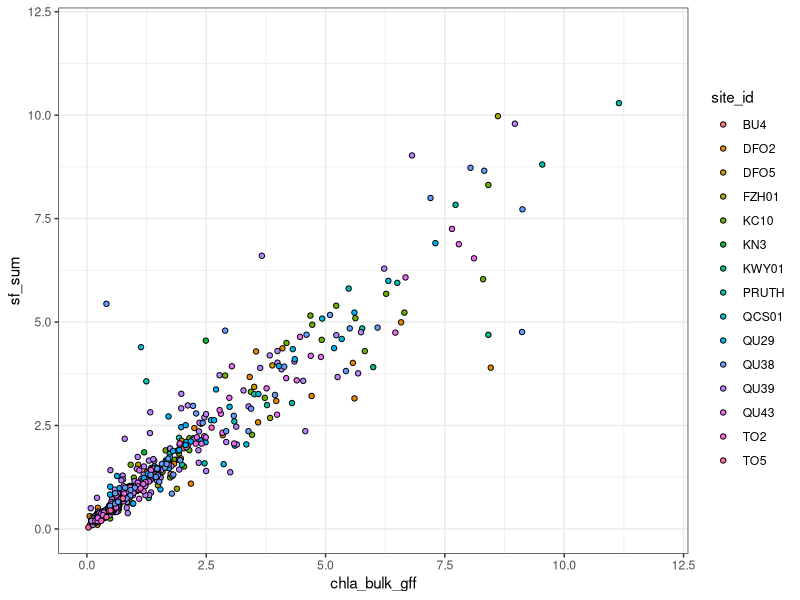
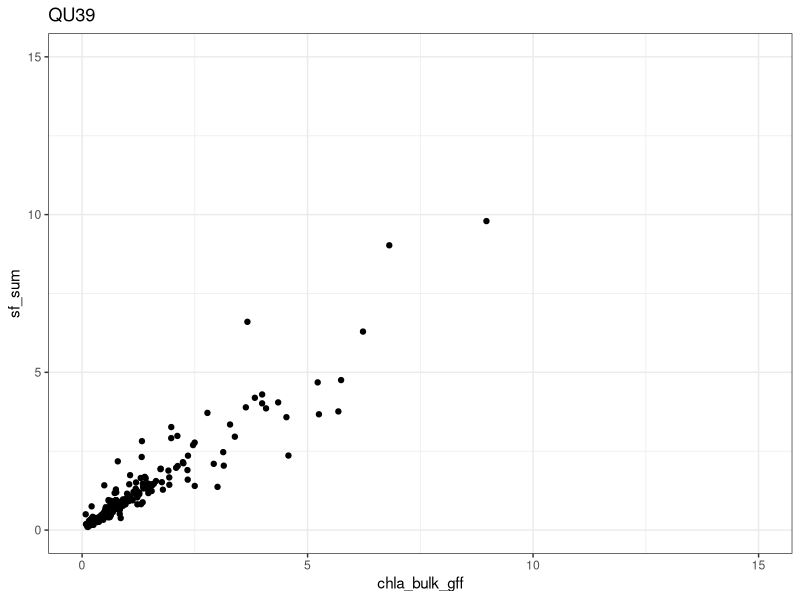
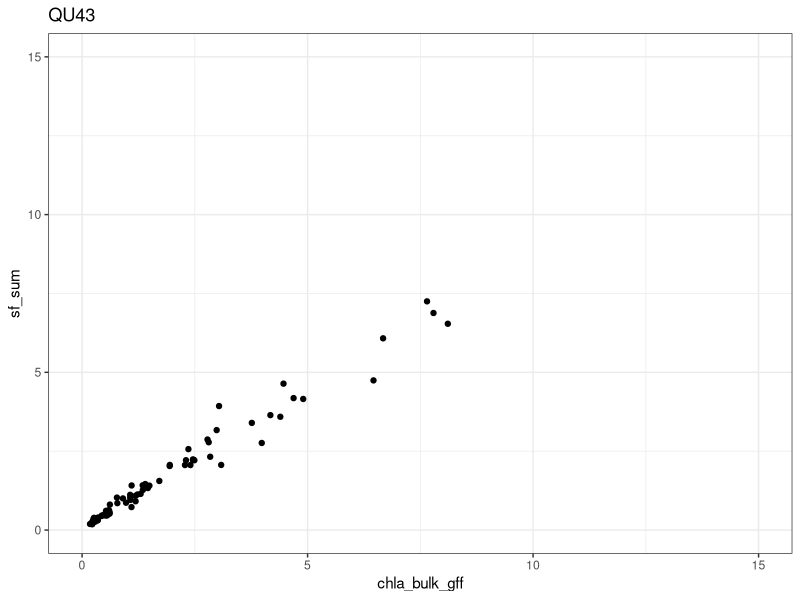
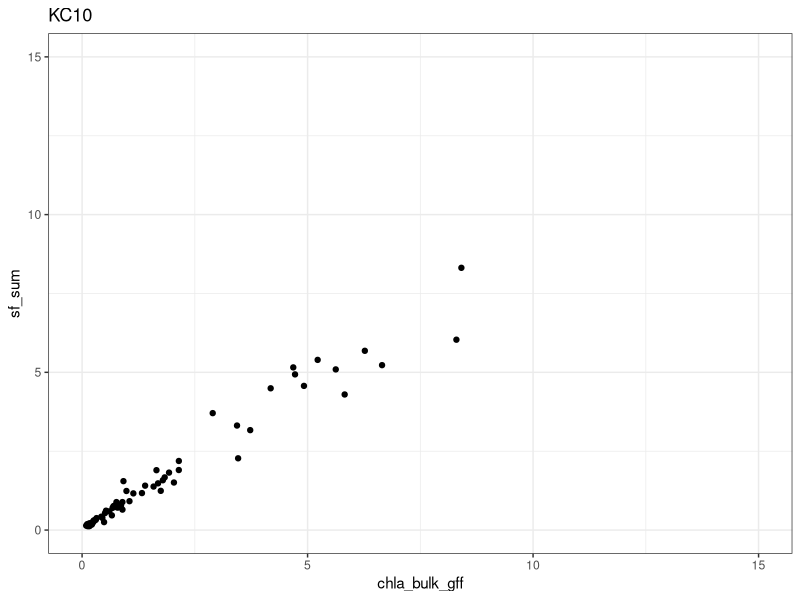
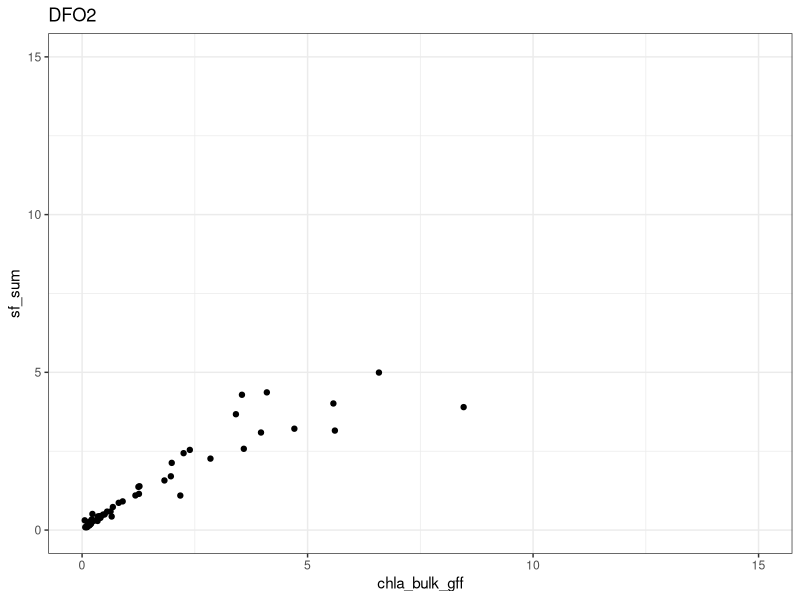
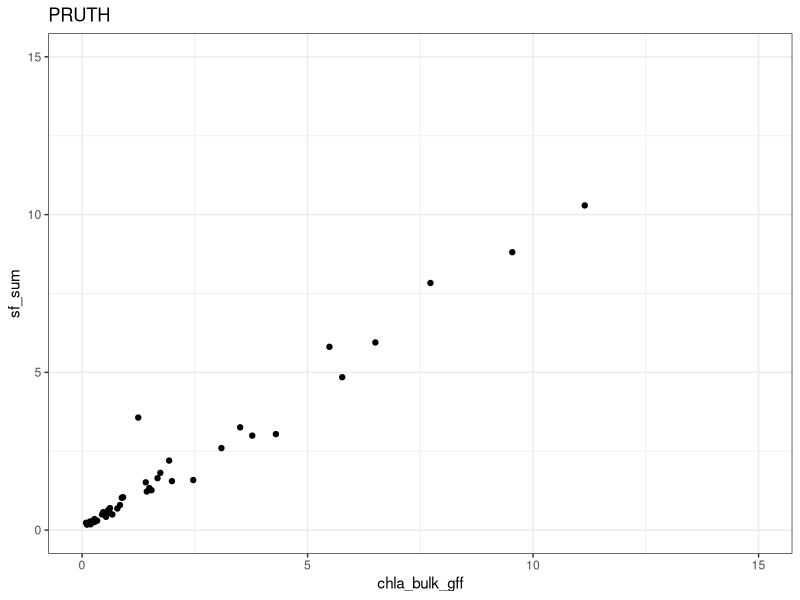
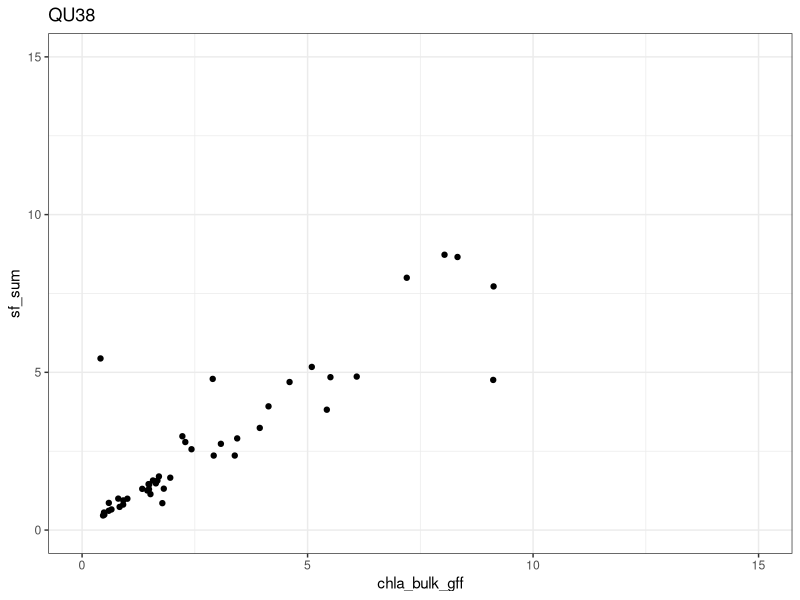
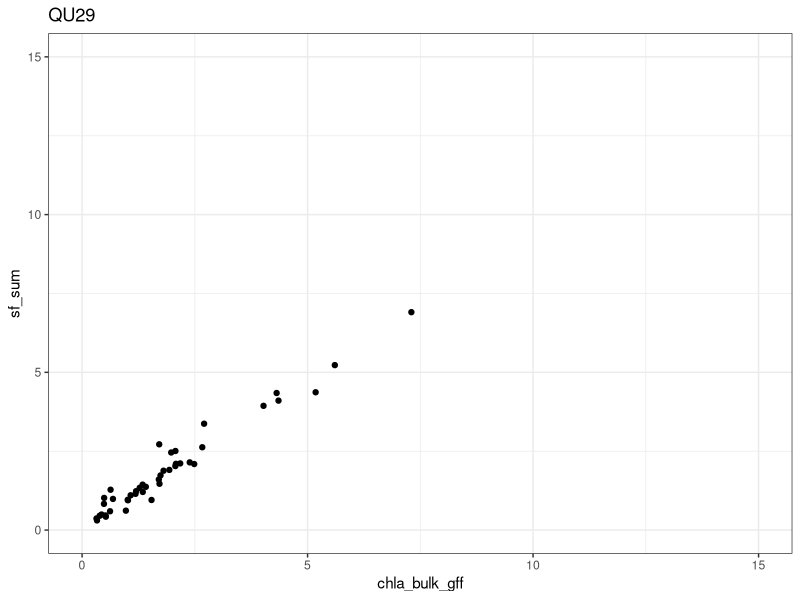

The R source for these figures, in order:
## ---- chunk 1
#Load packages

library(tidyverse)
library(here)
## ---- chunk 2
#Upload dataset - Pre-changes
c_old <- read_csv(here("files", "erddap_2021-01-11.csv"))

#Newest erddap upload - date in file name
c <- read_csv(here("files", "erddap-2021-11-08.csv"))

#portal upload for QC. 
c_p <- read_csv(here("files", "portal_erddap_2021-11-08.csv"))

#Drop second row that contains units
c <- c[-c(1), ]

## ---- chunk 3
#Creating size_fractionated sum column for comparison with bulk 

#Converting columns with concentrations from character to numeric - were uploaded as character because of row that contained units
c[ ,12:23] <- sapply(c[ ,12:23], as.numeric)

#Calculating size fractionated sum. This calculation ignores NAs, which is good because non-complete size fraction sets will not be included in comparisons
c <- c %>% 
  mutate(sf_sum = chla_20um + chla_3_20um + chla_gff_3um)

#Making a date column without h:m:s
c <- c %>% 
  mutate(date = lubridate::date(time)) %>% 
  relocate(date, .after = time)
## ---- chunk 4
#Looking into what sites and stations comprise the dataset.

sites <- c %>% 
  group_by(site_id) %>% 
  summarise(n_site = n())

site_list <- sites$site_id

#Looking into numbers of each filter type for each station - which stations collect size-fractionated samples?
# c_long <- c %>% 
#   select(work_area:date, chla_20um, chla_3_20um, chla_gff_3um:chla_bulk_gff) %>% 
#   pivot_longer(cols = c(chla_20um:chla_bulk_gff), names_to = "filter_type",
#                values_to = "chla")
# 
# n_filt <- c_long %>% 
#   filter(is.na(chla)) %>% 
#   group_by(site_id, filter_type) %>% 
#   summarise(n_filt = n()) %>% 
#   ungroup() %>% 
#   pivot_wider(names_from = filter_type, values_from = n_filt) %>% 
#   relocate(chla_bulk_gff, .after = chla_gff_3um)

#List of surveys
survey <- c %>% 
  distinct(survey)

#List of unique survey-station combinations 
site_survey <- c %>% 
  distinct(site_id, survey)

#Nearshore stations
ns <- c %>% 
  filter(survey == "MACRO_MGEO" | survey == "MACRO_MGEO,KWAK" | 
           survey == "MACRO_MGEO,QCS_V2" | survey == "QCS_V2,MACRO_MGEO")

#Want to find the earliest and latest date in data-set. 
date <- c %>% 
  summarise(min_date = min(date),
            max_date = max(date))

## ---- chunk 5
#From the portal download, selecting AV data and the stations from the erddap station list.
c_p <- c_p %>% 
  select(date, site_id, hakai_id, line_out_depth, collected, filter_type, 
         chla_flag, chla_final, phaeo_flag) %>% 
  filter(chla_flag == "AV" & phaeo_flag == "AV" & site_id %in% site_list)

## ---- chunk 6
#Things that have come up

#1 - Nearshore and Johnstone Strait stations showing up - these have been removed from the erddap query
#2 - Do we keep SF samples where concentrations are missing from a filter?

## ---- chunk 7
#Scatter looking at bulk chlorophyll versus size_fractionated sum
c %>%
  filter(!is.na(sf_sum)) %>% 
  ggplot(aes(x = chla_bulk_gff, y = sf_sum, fill = site_id)) + 
  geom_point(pch = 21) +
  xlim(0, 12) +
  ylim(0, 12) +
  theme_bw()

c %>%
  filter(!is.na(sf_sum) & site_id == "QU39") %>% 
  ggplot(aes(x = chla_bulk_gff, y = sf_sum)) + 
  geom_point() +
  xlim(0, 15) +
  ylim(0, 15) +
  ggtitle("QU39") +
  theme_bw()

c %>%
  filter(!is.na(sf_sum) & site_id == "QU43") %>% 
  ggplot(aes(x = chla_bulk_gff, y = sf_sum)) + 
  geom_point() +
  xlim(0, 15) +
  ylim(0, 15) +
  ggtitle("QU43") +
  theme_bw()

c %>%
  filter(!is.na(sf_sum) & site_id == "KC10") %>% 
  ggplot(aes(x = chla_bulk_gff, y = sf_sum)) + 
  geom_point() +
  xlim(0, 15) +
  ylim(0, 15) +
  ggtitle("KC10") +
  theme_bw()

c %>%
  filter(!is.na(sf_sum) & site_id == "DFO2") %>% 
  ggplot(aes(x = chla_bulk_gff, y = sf_sum)) + 
  geom_point() +
  xlim(0, 15) +
  ylim(0, 15) +
  ggtitle("DFO2") +
  theme_bw()

c %>%
  filter(!is.na(sf_sum) & site_id == "PRUTH") %>% 
  ggplot(aes(x = chla_bulk_gff, y = sf_sum)) + 
  geom_point() +
  xlim(0, 15) +
  ylim(0, 15) +
  ggtitle("PRUTH") +
  theme_bw()

c %>%
  filter(!is.na(sf_sum) & site_id == "QU38") %>% 
  ggplot(aes(x = chla_bulk_gff, y = sf_sum)) + 
  geom_point() +
  xlim(0, 15) +
  ylim(0, 15) +
  ggtitle("QU38") +
  theme_bw()

c %>%
  filter(!is.na(sf_sum) & site_id == "QU29") %>% 
  ggplot(aes(x = chla_bulk_gff, y = sf_sum)) + 
  geom_point() +
  xlim(0, 15) +
  ylim(0, 15) +
  ggtitle("QU29") +
  theme_bw()

c %>%
  filter(!is.na(sf_sum) & site_id == "FZH01") %>% 
  ggplot(aes(x = chla_bulk_gff, y = sf_sum)) + 
  geom_point() +
  xlim(0, 15) +
  ylim(0, 15) +
  ggtitle("FZH01") +
  theme_bw()

c %>%
  filter(!is.na(sf_sum) & site_id == "QCS01") %>% 
  ggplot(aes(x = chla_bulk_gff, y = sf_sum)) + 
  geom_point() +
  xlim(0, 15) +
  ylim(0, 15) +
  ggtitle("QCS01") +
  theme_bw()

c %>%
  filter(!is.na(sf_sum) & site_id == "DFO5") %>% 
  ggplot(aes(x = chla_bulk_gff, y = sf_sum)) + 
  geom_point() +
  xlim(0, 15) +
  ylim(0, 15) +
  ggtitle("DFO5") +
  theme_bw()

c %>%
  filter(!is.na(sf_sum) & site_id == "JS12") %>% 
  ggplot(aes(x = chla_bulk_gff, y = sf_sum)) + 
  geom_point() +
  xlim(0, 15) +
  ylim(0, 15) +
  ggtitle("JS12") +
  theme_bw()

c %>%
  filter(!is.na(sf_sum) & site_id == "JS1") %>% 
  ggplot(aes(x = chla_bulk_gff, y = sf_sum)) + 
  geom_point() +
  xlim(0, 15) +
  ylim(0, 15) +
  ggtitle("JS1") +
  theme_bw()

c %>%
  filter(!is.na(sf_sum) & site_id == "NBCH01") %>% 
  ggplot(aes(x = chla_bulk_gff, y = sf_sum)) + 
  geom_point() +
  xlim(0, 15) +
  ylim(0, 15) +
  ggtitle("NBCH01") +
  theme_bw()

c %>%
  filter(!is.na(sf_sum) & site_id == "BU4") %>% 
  ggplot(aes(x = chla_bulk_gff, y = sf_sum)) + 
  geom_point() +
  xlim(0, 15) +
  ylim(0, 15) +
  ggtitle("BU4") +
  theme_bw()

c %>%
  filter(!is.na(sf_sum) & site_id == "KN3") %>% 
  ggplot(aes(x = chla_bulk_gff, y = sf_sum)) + 
  geom_point() +
  xlim(0, 15) +
  ylim(0, 15) +
  ggtitle("KN3") +
  theme_bw()

c %>%
  filter(!is.na(sf_sum) & site_id == "KWY01") %>% 
  ggplot(aes(x = chla_bulk_gff, y = sf_sum)) + 
  geom_point() +
  xlim(0, 15) +
  ylim(0, 15) +
  ggtitle("KWY01") +
  theme_bw()

c %>%
  filter(!is.na(sf_sum) & site_id == "TO2") %>% 
  ggplot(aes(x = chla_bulk_gff, y = sf_sum)) + 
  geom_point() +
  xlim(0, 15) +
  ylim(0, 15) +
  ggtitle("TO2") +
  theme_bw()

c %>%
  filter(!is.na(sf_sum) & site_id == "TO5") %>% 
  ggplot(aes(x = chla_bulk_gff, y = sf_sum)) + 
  geom_point() +
  xlim(0, 15) +
  ylim(0, 15) +
  ggtitle("TO5") +
  theme_bw()
## ---- chunk 8
#I think that the clear outliers at PRUTH, QU38, QCS01 should be removed.
#Need to think about the filter sets without all the filters. Why and why not remove?

#I haven't really QC'd for whether a filter was switched or confused (i.e. is the concentration for 3-20um actually the concentration of GFF-3um and this made it through metadata checks?). This takes some more detailed analysis and knowledge of the system. This hasn't been done for many of the stations. Tricky, because wouldn't happen regularly, but should be considered for a "research" dataset, but is very hard to QC for. A bit of a herculean task here.   

#Why
#Samples should be used in conjunction with the set to look at size distribution
#Hard to assess quality without the entire filter set
#Why is one of the filters missing. Analysis issue - did this issue affect the other samples in the set? How do we know? Really tough to diagnose. Was there a filter missing in the stack? Did the filter just get lost (this would be the instance where it is OK to keep the other filters).

#Why not
#Assuming the issue was limited to the removed/missing filter, the other filters should be good.
#Could still use the individual filter concentrations for wider scale analysis (i.e. was 3-20um Chl greater in one year versus others), although, would probably want to be consistent here and only use data where all three filter types are available.

#Thoughts
#I think the entire set should be removed when all three aren't present. I worry about user's misinterpreting the data and using 2 of 3 filters when they shouldn't be. 





## ---- chunk 9
#Looking at samples that don't have complete filter set - not going to work as don't have in long format

c_long <- c %>% 
  select(time, date, site_id, line_out_depth, `20um` = chla_20um, 
         `3um` = chla_3_20um, `GF/F` = chla_gff_3um) %>% 
  pivot_longer(cols = c(`20um`, `3um`, `GF/F`), 
               names_to = "filter_type", values_to = "chla")

c_filt_check <- c_long %>%
  filter(!is.na(chla)) %>% 
  group_by(time, site_id, line_out_depth) %>%
  mutate(n_filt = n()) %>%
  ungroup() %>% 
  filter(n_filt < 3)

cp_filt_check <- c_p %>% 
  filter(!is.na(chla_final) & !filter_type == "Bulk GF/F") %>% 
  group_by(collected, site_id, line_out_depth) %>%
  mutate(n_filt = n()) %>%
  ungroup() %>% 
  filter(n_filt < 3)

test_p <- cp_filt_check %>% 
  select(date, site_id, filter_type, line_out_depth, hakai_id) %>% 
  mutate(count_p = row_number())

test_e <- c_filt_check %>% 
  select(date, site_id, line_out_depth, filter_type)%>% 
  mutate(count_e = row_number())



test_e[ ,3] <- sapply(test_e[ ,3], as.numeric)

m4 <- test_p %>% 
  left_join(test_e)

#This filter is not on erddap. Why?
c_check <- c %>% 
  filter(date == "2018-07-16" & site_id == "QU39" & line_out_depth == 20)

#Why aren't these two matching up? AVC in phaeopigments maybe?
#This brought the number down, but not equal

#My join isn't doing what I want it too, but visual shows 2018-07-11 QU39 0m showing up in portal, but not on erddap - a day when only a GF/F is present. 

#Need to figure this out tomorrow. 


#It would actually be better to check this from a portal download as it will include the HakaiID numbers for QC. But, good to have both so I can ensure that they are giving the same output. 



#Issue #1
#2018-11-28T09:58:39Z, QU39 - duplicated values. I guess I need to contact Bryn. 

#Issue #2



## ---- chunk 10
kc10 <- c %>% 
  filter(site_id == "KC10") %>% 
  mutate(diff = chla_bulk_gff/sf_sum)

dfo2 <- c %>% 
  filter(site_id == "DFO2") %>% 
  mutate(diff = chla_bulk_gff/sf_sum)

pruth <- c %>% 
  filter(site_id == "PRUTH") %>% 
  mutate(diff = chla_bulk_gff/sf_sum)

qu38 <- c %>% 
  filter(site_id == "QU38") %>% 
  mutate(diff = chla_bulk_gff/sf_sum)

qcs01 <- c %>% 
  filter(site_id == "QCS01") %>% 
  mutate(diff = chla_bulk_gff/sf_sum)
